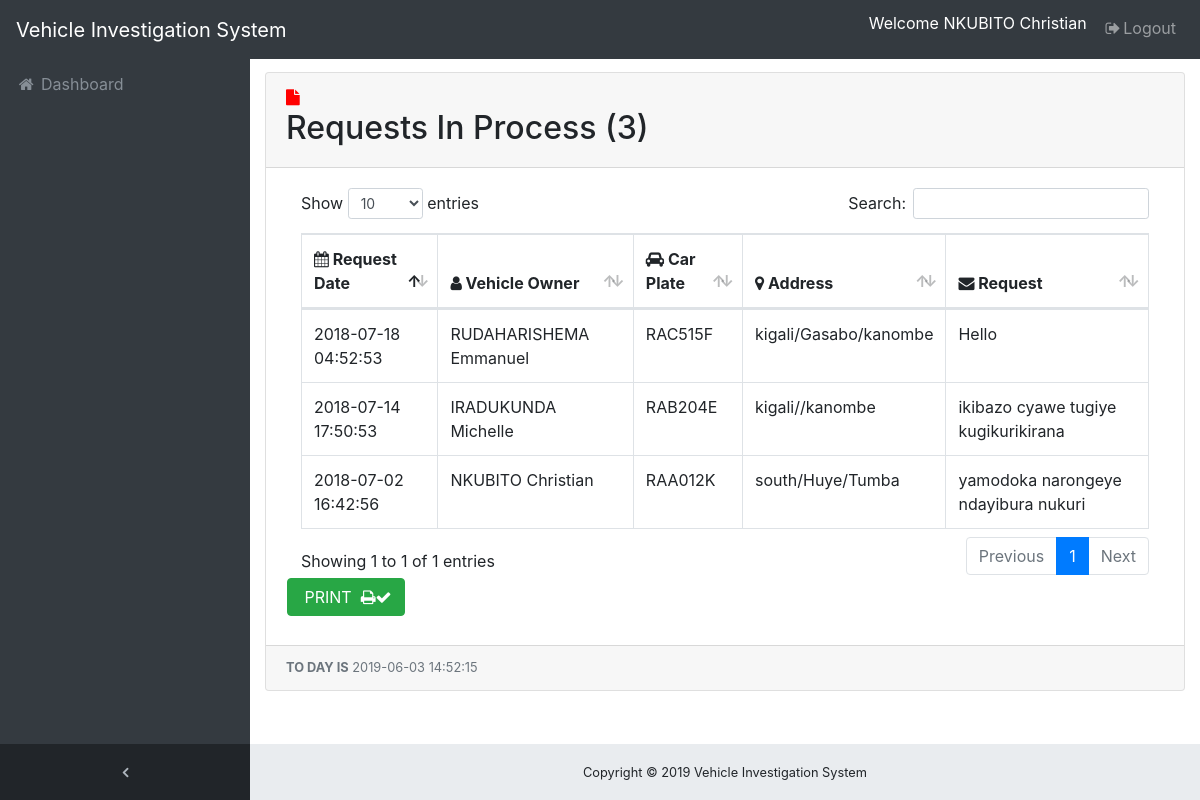
The app's page /police/inprocess.php (signed in) with its own data.
### tables this page shows
CREATE TABLE IF NOT EXISTS `tbl_users` (
`userID` int(11) NOT NULL,
  `userName` varchar(100) NOT NULL,
  `userEmail` varchar(100) NOT NULL,
  `userPass` varchar(100) NOT NULL,
  `userStatus` enum('Y','N') NOT NULL,
  `province` varchar(15) NOT NULL DEFAULT 'a'
);

CREATE TABLE IF NOT EXISTS `requests` (
`id` int(11) NOT NULL,
  `plaque` varchar(15) NOT NULL,
  `customer_name` varchar(200) NOT NULL,
  `tel` varchar(20) NOT NULL,
  `province` varchar(20) NOT NULL,
  `district` varchar(30) NOT NULL,
  `sector` varchar(20) NOT NULL,
  `vim` varchar(30) NOT NULL,
  `category` varchar(50) NOT NULL,
  `model` varchar(25) NOT NULL,
  `mnumber` varchar(25) NOT NULL,
  `fnumber` varchar(40) NOT NULL,
  `myear` varchar(35) NOT NULL,
  `byear` varchar(23) NOT NULL,
  `msg` varchar(500) NOT NULL,
  `rdate` datetime NOT NULL,
  `status` varchar(30) NOT NULL DEFAULT 'Not Responded',
  `seen_status` int(11) NOT NULL
);

### police/class.user.php (called while the page is built, shortened)
<?php
class USER
{
	private $conn;
	public function __construct()
	{
		$database = new Database();
		$db = $database->dbConnection();
		$this->conn = $db;
    }
	public function runQuery($sql)
	{
		$stmt = $this->conn->prepare($sql);
		return $stmt;
	}
}

### police/inprocess.php (the view, shortened to what this page needs)
<?php
require_once 'class.user.php';
$user_home = new USER();
$stmt = $user_home->runQuery("SELECT * FROM tbl_users WHERE userID=:uid");
$stmt->execute(array(":uid"=>$_SESSION['userSession']));
$row = $stmt->fetch(PDO::FETCH_ASSOC);
?>
<!DOCTYPE html>
<html lang="en">
<head>
  <link href="vendor/bootstrap/css/bootstrap.min.css" rel="stylesheet">
  <link href="vendor/font-awesome/css/font-awesome.min.css" rel="stylesheet" type="text/css">
  <link href="vendor/datatables/dataTables.bootstrap4.css" rel="stylesheet">
  <link href="css/sb-admin.css" rel="stylesheet">
</head>
<body class="fixed-nav sticky-footer bg-dark" id="page-top">
   <?php
   include 'dbcon.php';
   $sql = $conn ->prepare("SELECT COUNT(seen_status) as m FROM  requests WHERE seen_status=2");
                                          $sql -> execute();
                                           $count = $sql->fetchAll();
                                           foreach ($count as $field);
                                           ?>
  <nav class="navbar navbar-expand-lg navbar-dark bg-dark fixed-top" id="mainNav">
    <a class="navbar-brand" href="index.php">Vehicle Investigation System</a>
    <div class="collapse navbar-collapse" id="navbarResponsive">
      <ul class="navbar-nav navbar-sidenav" id="exampleAccordion">
        <li class="nav-item" data-toggle="tooltip" data-placement="right" title="Dashboard">
          <a class="nav-link" href="dashboard.php">
            <i class="fa fa-fw fa-home"></i>
            <span class="nav-link-text">Dashboard</span>
          </a>
        </li>
      </ul>
      <ul class="navbar-nav sidenav-toggler">
        <li class="nav-item">
          <a class="nav-link text-center" id="sidenavToggler">
            <i class="fa fa-fw fa-angle-left"></i>
          </a>
        </li>
      </ul>
      <ul class="navbar-nav ml-auto">
        <li class="nav-item">
          <form class="form-inline my-2 my-lg-0 mr-lg-2">
            <p style="color:white;margin-top: 3px;">Welcome <?php echo $row['userName']; ?></P>
          </form>
        </li>
        <li class="nav-item">
          <a class="nav-link" href="logout.php"> <i class="fa fa-fw fa-sign-out"></i>Logout</a>
        </li>
      </ul>
    </div>
  </nav>
  <div class="content-wrapper">
    <div class="container-fluid">
      <div class="card mb-3">
        <div class="card-header">
          <i class="fa fa-file" style="color: red"></i>&nbsp; <h2>Requests In Process (<?php echo $field['m']?>)</h2></div>
        <div class="card-body">
          <div class="table-responsive">
            <table class="table table-bordered" id="dataTable" width="100%" cellspacing="0">
              <thead>
                <tr>
                  <th><i class="fa fa-calendar"> </i> Request Date</th>
                  <th><i class="fa fa-user"> </i> Vehicle Owner</th>
                  <th><i class="fa fa-car"> </i> Car Plate</th>
                  <th><i class="fa fa-map-marker"></i>  Address</th>
                  <th><i class="fa fa-envelope"></i>  Request</th>
                </tr>
              </thead>
            <?php
			include 'dbcon.php';
                                $result = $conn->prepare("SELECT * FROM requests WHERE status='Notify' ORDER BY id DESC");
                                $result->execute(array("Not Responded"));
                                for($i=0; $row = $result->fetch(); $i++){
                            ?>  <tbody>
                <tr>
                  <td><?php echo $row ['rdate']; ?></td>
                  <td><?php echo $row ['customer_name']; ?></td>
                  <td><?php echo $row ['plaque']; ?></td>
                  <td><?php echo $row ['province']; ?>/<?php echo $row ['district']; ?>/<?php echo $row ['sector'];
                  ?> </td>
                  <td><?php echo $row ['msg']; ?></td>
                </tr>
                 <?php } ?>
              </tbody>
            </table>
			<table>
			<tr><td>
			<div class="btn-group" style="margin-right:20px;">
			<label id=btn>
                 <a class="btn btn-success" href="" onclick ="printdata()"> &nbsp;PRINT &nbsp;<i class="fa fa-print"></i><i class="fa fa-check"></i></a>
			</label>
                 </div></td></tr>
			</table>
          </div>
        </div>
        <div class="card-footer small text-muted">
<?php
    $dt = new DateTime();
    echo"<B>TO DAY IS</B>"." ". $dt->format('Y-m-d H:i:s');
?></div>
      </div>
    </div>
    <footer class="sticky-footer">
      <div class="container">
        <div class="text-center">
          <small>Copyright &copy; <?php echo date('Y'); ?> Vehicle Investigation System</small>
        </div>
      </div>
    </footer>
  </div>
</body>
</html>

### police/css/sb-admin.css (style rules this page uses)
html { position: relative; min-height: 100%; }
body { overflow-x: hidden; }
body.sticky-footer { margin-bottom: 56px; }
body.sticky-footer .content-wrapper { min-height: calc(100vh - 56px - 56px); }
body.fixed-nav { padding-top: 56px; }
.content-wrapper { min-height: calc(100vh - 56px); padding-top: 1rem; }
#mainNav .navbar-collapse { overflow: auto; max-height: 75vh; }
#mainNav .navbar-collapse .navbar-nav .nav-item .nav-link { cursor: pointer; }
#mainNav .navbar-collapse .sidenav-toggler { display: none; }
@media (min-width: 992px) { #mainNav .navbar-brand { width: 250px; } }
@media (min-width: 992px) { #mainNav .navbar-collapse { overflow: visible; max-height: none; } }
@media (min-width: 992px) { #mainNav .navbar-collapse .navbar-sidenav { position: absolute; top: 0; left: 0; -webkit-flex-direction: column; -ms-flex-direction: column; flex-direction: column; margin-top: 56px; } }
@media (min-width: 992px) { #mainNav .navbar-collapse .navbar-sidenav > .nav-item { width: 250px; padding: 0; } }
@media (min-width: 992px) { #mainNav .navbar-collapse .navbar-sidenav > .nav-item > .nav-link { padding: 1em; } }
#mainNav.fixed-top .sidenav-toggler { display: none; }
@media (min-width: 992px) { #mainNav.fixed-top .navbar-sidenav { height: calc(100vh - 112px); } }
@media (min-width: 992px) { #mainNav.fixed-top .sidenav-toggler { position: absolute; top: 0; left: 0; display: flex; -webkit-flex-direction: column; -ms-flex-direction: column; flex-direction: column; margin-top: calc(100vh - 56px); } }
@media (min-width: 992px) { #mainNav.fixed-top .sidenav-toggler > .nav-item { width: 250px; padding: 0; } }
@media (min-width: 992px) { #mainNav.fixed-top .sidenav-toggler > .nav-item > .nav-link { padding: 1em; } }
#mainNav.fixed-top.navbar-dark .sidenav-toggler { background-color: #212529; }
#mainNav.fixed-top.navbar-dark .sidenav-toggler a i { color: #adb5bd; }
.content-wrapper { overflow-x: hidden; background: white; }
@media (min-width: 992px) { .content-wrapper { margin-left: 250px; } }
#sidenavToggler i { font-weight: 800; }
#mainNav.navbar-dark .navbar-collapse .navbar-sidenav > .nav-item > .nav-link { color: #868e96; }
@media (min-width: 992px) { #mainNav.navbar-dark .navbar-collapse .navbar-sidenav { background: #343a40; } }
footer.sticky-footer { position: absolute; right: 0; bottom: 0; width: 100%; height: 56px; background-color: #e9ecef; line-height: 55px; }
@media (min-width: 992px) { footer.sticky-footer { width: calc(100% - 250px); } }

### records on screen
tbl_users: userName "NKUBITO Christian"
requests: rdate "2018-07-18 04:52:53", customer_name "RUDAHARISHEMA Emmanuel", plaque "RAC515F", province "kigali", district "Gasabo", sector "kanombe", msg "Hello"
requests: rdate "2018-07-14 17:50:53", customer_name "IRADUKUNDA Michelle", plaque "RAB204E", province "kigali", sector "kanombe", msg "ikibazo cyawe tugiye kugikurikirana"
requests: rdate "2018-07-02 16:42:56", customer_name "NKUBITO Christian", plaque "RAA012K", province "south", district "Huye", sector "Tumba", msg "yamodoka narongeye ndayibura nukuri"

### other values on screen
$field['m'] "3"
